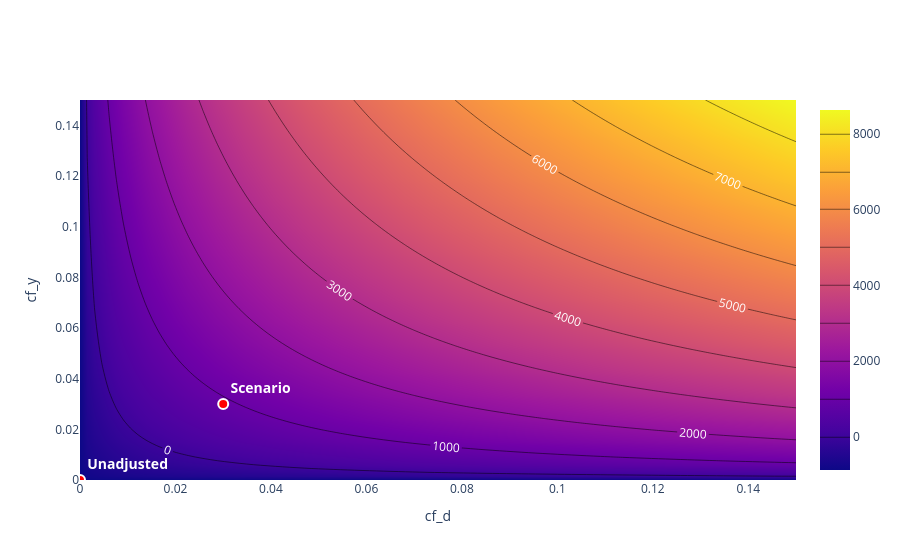

Notebook cell for this chart:
### Markdown cell above
## Part 6: Interpretation Questions

Answer these questions in your own words (2-3 sentences each):

**Q1:** Why does the 401(k) effect vary across income quartiles? What economic
mechanism might explain a larger effect for higher-income households?

*Your answer:*
The factors of effect are liquidity constraints and differential savings capacity. Higher-income households (Q3–Q4) have greater disposable income and are more likely to actively respond to tax-advantaged retirement accounts. In contrast, lower-income households (Q1) face tighter budget constraints and may not have sufficient baseline savings to reallocate, so eligibility has a smaller behavioral effect.


**Q2:** If a policymaker wanted to maximize the impact of a retirement savings
program, which income group should they target? What are the trade-offs between
efficiency (largest effect) and equity (helping those who need it most)?

*Your answer:*
They should target the higher-income quartiles (Q3–Q4). The trade-offs is, policy becoming more effective in increasing measured retirement savings in higher-income households, but lower-income households more financially vulnerable in retirement.


**Q3:** Why did LASSO produce a biased estimate of the treatment effect in Part 1,
but DML did not? What is the fundamental difference in how DML handles the
treatment variable?

*Your answer:*
This bias occurs because LASSO does not distinguish between the causal variable D and confounders X across all regressors. As a result, LASSO introduces regularization bias, shrinking the treatment effect along with nuisance parameters.

### Code cell
# -----------------------------------------------------------
# AI EXPANSION — P.R.I.M.E. Prompt
# -----------------------------------------------------------

# Copy and paste this prompt into Claude or ChatGPT:
#
# """Use the DoubleML sensitivity_analysis() method to assess how
# robust the ATE is to potential unmeasured confounders.
#
# Specifically:
# 1. Run dml_plr.sensitivity_analysis() with cf_y=0.03, cf_d=0.03
#    (these bound how much an omitted variable could explain)
# 2. Print the sensitivity summary
# 3. Plot the sensitivity contour using dml_plr.sensitivity_plot()
# 4. Interpret: What is the robustness value? If it is above 1.0,
#    what does that tell us about the credibility of the estimate?
#
# Context: We estimated that 401(k) eligibility increases net
# financial assets by approximately $[YOUR_ATE_HERE]. The concern
# is that an unobserved variable (e.g., financial literacy) could
# confound both eligibility and savings. The sensitivity analysis
# asks: how strong would this confounder need to be to make our
# estimate disappear?
#
# Do NOT rewrite my entire notebook — just provide the sensitivity
# analysis code and interpretation."""

# Sensitivity analysis for unobserved confounding
dml_plr.sensitivity_analysis(cf_y=0.03, cf_d=0.03)

# Sensitivity plot (contour of robustness)
dml_plr.sensitivity_plot()

### Figure 1 — Plotly figure (JSON) as saved in the notebook; plotly's stock layout.template omitted (floating-point values rounded to 4 significant figures; data arrays with more than 128 entries replaced by an {"elided": "..."} marker saying what was removed)
{"data": [{"contours": {"coloring": "heatmap", "labelfont": {"color": "white", "size": 12}, "showlabels": true}, "hovertemplate": "cf_d: %{x:.3f}<br>cf_y : %{y:.3f}</b><br>Bound: %{z:.3f}</b>", "name": "Contour", "type": "contour", "x": [0, 0.001515, 0.00303, 0.004545, 0.006061, 0.007576, 0.009091, 0.01061, 0.01212, 0.01364, 0.01515, 0.01667, 0.01818, 0.0197, 0.02121, 0.02273, 0.02424, 0.02576, 0.02727, 0.02879, 0.0303, 0.03182, 0.03333, 0.03485, 0.03636, 0.03788, 0.03939, 0.04091, 0.04242, 0.04394, 0.04545, 0.04697, 0.04848, 0.05, 0.05152, 0.05303, 0.05455, 0.05606, 0.05758, 0.05909, 0.06061, 0.06212, 0.06364, 0.06515, 0.06667, 0.06818, 0.0697, 0.07121, 0.07273, 0.07424, 0.07576, 0.07727, 0.07879, 0.0803, 0.08182, 0.08333, 0.08485, 0.08636, 0.08788, 0.08939, 0.09091, 0.09242, 0.09394, 0.09545, 0.09697, 0.09848, 0.1, 0.1015, 0.103, 0.1045, 0.1061, 0.1076, 0.1091, 0.1106, 0.1121, 0.1136, 0.1152, 0.1167, 0.1182, 0.1197, 0.1212, 0.1227, 0.1242, 0.1258, 0.1273, 0.1288, 0.1303, 0.1318, 0.1333, 0.1348, 0.1364, 0.1379, 0.1394, 0.1409, 0.1424, 0.1439, 0.1455, 0.147, 0.1485, 0.15], "y": [0, 0.001515, 0.00303, 0.004545, 0.006061, 0.007576, 0.009091, 0.01061, 0.01212, 0.01364, 0.01515, 0.01667, 0.01818, 0.0197, 0.02121, 0.02273, 0.02424, 0.02576, 0.02727, 0.02879, 0.0303, 0.03182, 0.03333, 0.03485, 0.03636, 0.03788, 0.03939, 0.04091, 0.04242, 0.04394, 0.04545, 0.04697, 0.04848, 0.05, 0.05152, 0.05303, 0.05455, 0.05606, 0.05758, 0.05909, 0.06061, 0.06212, 0.06364, 0.06515, 0.06667, 0.06818, 0.0697, 0.07121, 0.07273, 0.07424, 0.07576, 0.07727, 0.07879, 0.0803, 0.08182, 0.08333, 0.08485, 0.08636, 0.08788, 0.08939, 0.09091, 0.09242, 0.09394, 0.09545, 0.09697, 0.09848, 0.1, 0.1015, 0.103, 0.1045, 0.1061, 0.1076, 0.1091, 0.1106, 0.1121, 0.1136, 0.1152, 0.1167, 0.1182, 0.1197, 0.1212, 0.1227, 0.1242, 0.1258, 0.1273, 0.1288, 0.1303, 0.1318, 0.1333, 0.1348, 0.1364, 0.1379, 0.1394, 0.1409, 0.1424, 0.1439, 0.1455, 0.147, 0.1485, 0.15], "z": {"elided": "100x100 float values"}}, {"hovertemplate": "cf_d: %{x:.3f}<br>cf_y : %{y:.3f}</b><br>Bound: 909.469</b>", "marker": {"color": "red", "line": {"color": "white", "width": 2}, "size": 10}, "mode": "markers+text", "name": "Scenario", "showlegend": false, "text": ["<b>Scenario</b>"], "textfont": {"color": "white", "size": 14}, "textposition": "top right", "type": "scatter", "x": [0.03], "y": [0.03]}, {"hovertemplate": "cf_d: %{x:.3f}<br>cf_y : %{y:.3f}</b><br>Bound: -866.789</b>", "marker": {"color": "red", "line": {"color": "white", "width": 2}, "size": 10}, "mode": "markers+text", "name": "Unadjusted", "showlegend": false, "text": ["<b>Unadjusted</b>"], "textfont": {"color": "white", "size": 14}, "textposition": "top right", "type": "scatter", "x": [0], "y": [0]}], "layout": {"title": {}, "xaxis": {"range": [0, 0.15], "title": {"text": "cf_d"}}, "yaxis": {"range": [0, 0.15], "title": {"text": "cf_y "}}}}
